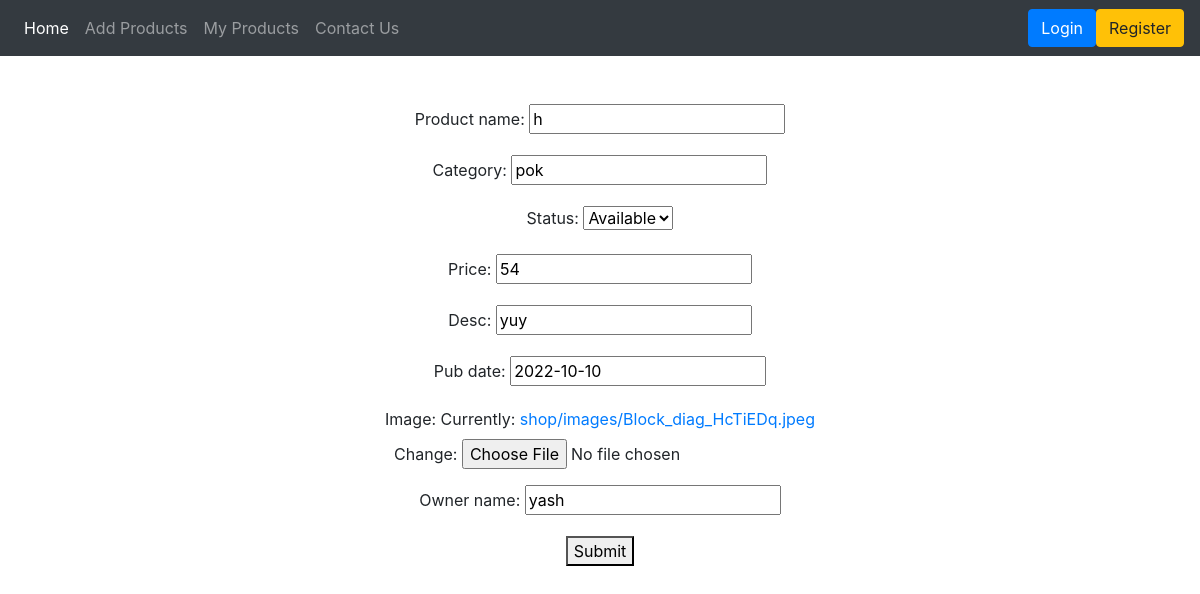
The app's page /shop/updateproducts/3 with its own data.
### shop/models.py (models this page shows, shortened)
class Product(models.Model):
    Stat = (
    (1, 'Available'),
  )
    product_id = models.AutoField
    product_name = models.CharField(max_length=50,null=False)
    category = models.CharField(max_length=50, null=False)
    status=models.IntegerField(default=1,choices=Stat,null=False)
    price = models.PositiveIntegerField(null=False)
    desc = models.CharField(max_length=300,null=False)
    pub_date = models.DateField(null=False)
    image = models.ImageField(upload_to='shop/images', default="",null=False)
    owner_name=models.CharField(max_length=50,null=False)

### shop/views.py (the view)
# urls.py: path("updateproducts/<int:myid>", views.update_prod, name="Productupd"),
def update_prod(request,myid):
    product=Product.objects.filter(id=myid)
    form=Add_product_form(request.POST or None ,request.FILES or None,instance=product[0])
    if form.is_valid():
        form.save()
        return redirect('Rent summary')
    temp_name="shop/add_product.html"
    return render(request,temp_name,{'form':form}  )

### shop/forms.py
class Add_product_form(ModelForm):
    class Meta:
        model = Product
        fields='__all__'
        widgets = {
        }

### shop/templates/shop/add_product.html (shortened to what this page needs)
{% extends 'shop/owner_dash.html' %}
{% block body %}
<div class="bg-image p-5 text-center shadow-1-strong rounded mb-4 "
  >
<div class="row">
    <div class="col-md-8 offset-md-2">
<div class="form" >
<form method="POST" action='#' enctype="multipart/form-data">{% csrf_token %}
    {{form.as_p}}
<button type="submit">Submit</button>
</form>
</div>
{% endblock %}

### records on screen
Product: product_name "h", category "pok", status "Available", price "54", desc "yuy", pub_date "2022-10-10", owner_name "yash"
